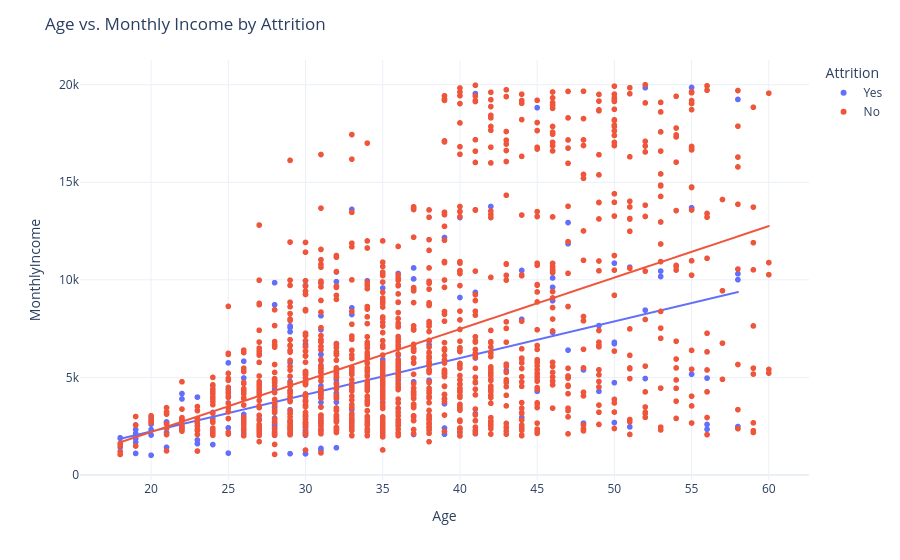

The notebook cell saved with this chart:
### Markdown cell above
### analyzing the relationship between monthly income and the age of the employees:

### Code cell
fig = px.scatter(data, x="Age", y="MonthlyIncome", color="Attrition", trendline="ols")
fig.update_layout(title="Age vs. Monthly Income by Attrition")
fig.show()

### Figure 1 — Plotly figure (JSON) as saved in the notebook; plotly's stock layout.template omitted (floating-point values rounded to 4 significant figures; data arrays with more than 128 entries replaced by an {"elided": "..."} marker saying what was removed)
{"data": [{"hovertemplate": "Attrition=Yes<br>Age=%{x}<br>MonthlyIncome=%{y}<extra></extra>", "legendgroup": "Yes", "marker": {"color": "#636efa", "symbol": "circle"}, "mode": "markers", "name": "Yes", "showlegend": true, "type": "scattergl", "x": {"elided": "237 int values"}, "xaxis": "x", "y": {"elided": "237 int values"}, "yaxis": "y"}, {"hovertemplate": "<b>OLS trendline</b><br>MonthlyIncome = 188.072 * Age + -1533.56<br>R<sup>2</sup>=0.250603<br><br>Attrition=Yes<br>Age=%{x}<br>MonthlyIncome=%{y} <b>(trend)</b><extra></extra>", "legendgroup": "Yes", "marker": {"color": "#636efa", "symbol": "circle"}, "mode": "lines", "name": "Yes", "showlegend": false, "type": "scattergl", "x": {"elided": "237 int values"}, "xaxis": "x", "y": {"elided": "237 float values"}, "yaxis": "y"}, {"hovertemplate": "Attrition=No<br>Age=%{x}<br>MonthlyIncome=%{y}<extra></extra>", "legendgroup": "No", "marker": {"color": "#EF553B", "symbol": "circle"}, "mode": "markers", "name": "No", "showlegend": true, "type": "scattergl", "x": {"elided": "1233 int values"}, "xaxis": "x", "y": {"elided": "1233 int values"}, "yaxis": "y"}, {"hovertemplate": "<b>OLS trendline</b><br>MonthlyIncome = 263.838 * Age + -3077.32<br>R<sup>2</sup>=0.236889<br><br>Attrition=No<br>Age=%{x}<br>MonthlyIncome=%{y} <b>(trend)</b><extra></extra>", "legendgroup": "No", "marker": {"color": "#EF553B", "symbol": "circle"}, "mode": "lines", "name": "No", "showlegend": false, "type": "scattergl", "x": {"elided": "1233 int values"}, "xaxis": "x", "y": {"elided": "1233 float values"}, "yaxis": "y"}], "layout": {"legend": {"title": {"text": "Attrition"}, "tracegroupgap": 0}, "margin": {"t": 60}, "title": {"text": "Age vs. Monthly Income by Attrition"}, "xaxis": {"anchor": "y", "domain": [0.0, 1.0], "title": {"text": "Age"}}, "yaxis": {"anchor": "x", "domain": [0.0, 1.0], "title": {"text": "MonthlyIncome"}}}}
